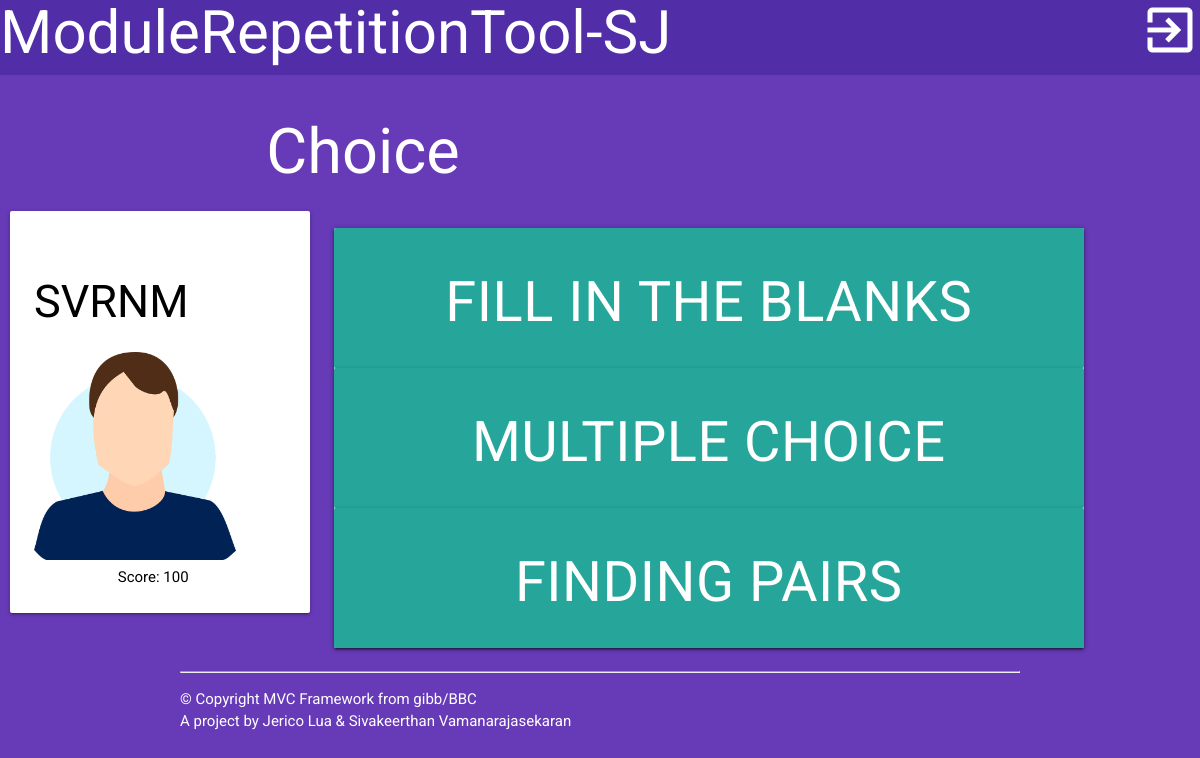
/choice (signed in), run on an earlier commit of the app's database.
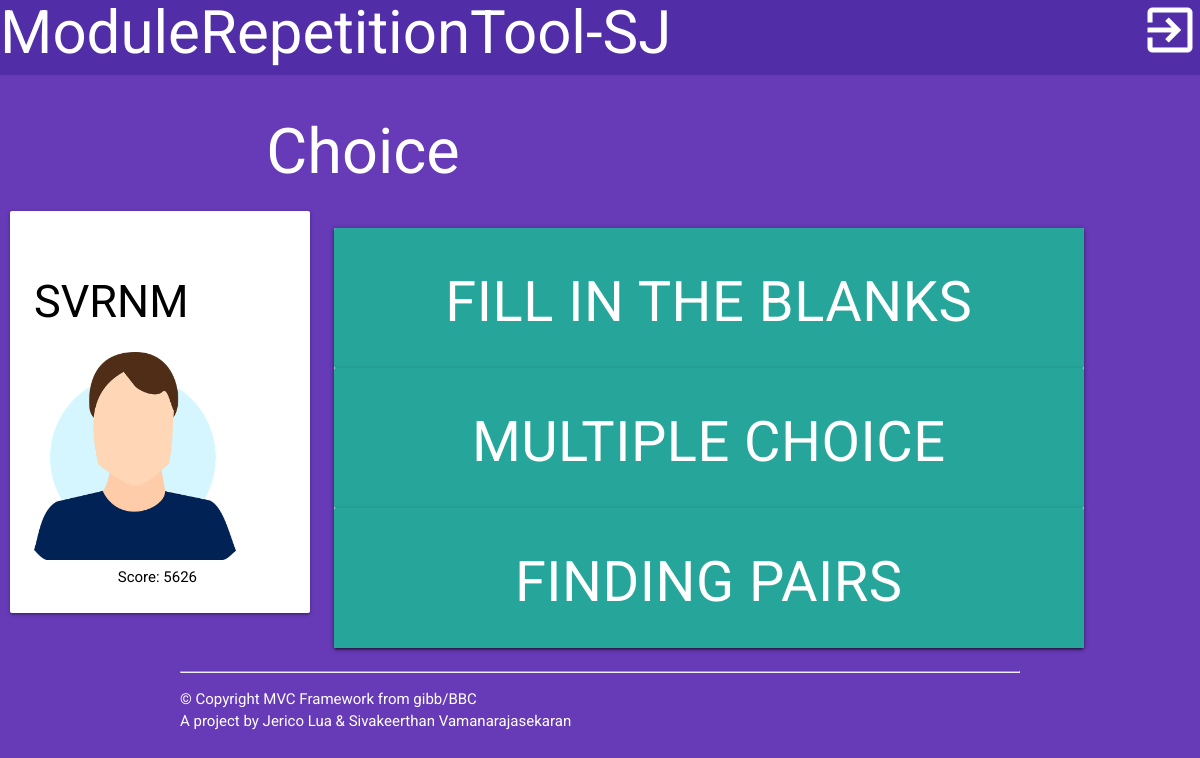
And on a later commit of the database.
### tables this page shows
CREATE TABLE `user` (
  `uid` int(11) NOT NULL,
  `uname` varchar(50) NOT NULL,
  `pw` varchar(100) NOT NULL,
  `score` int(11) DEFAULT NULL,
  `isAdmin` tinyint(1) NOT NULL
);

### lib/View.php (called while the page is built, shortened)
<?php
class View
{
    private $viewfile;
    private $properties = array();
    public function __construct($viewfile)
    {
        $this->viewfile = "./../view/$viewfile.php";
    }
    public function __set($key, $value)
    {
        if (!isset($this->$key)) {
            $this->properties[$key] = $value;
        }
    }
    public function display()
    {
        extract($this->properties);
        require './../view/header.php';
        require $this->viewfile;
        require './../view/footer.php';
    }
}

### controller/ChoiceController.php (called while the page is built, shortened)
<?php
require_once '../repository/UserRepository.php';
class ChoiceController
{
    public function index()
    {
        $view = new View('choice_index');
        $view->title = 'Choice';
        $view->heading = 'Choice';
        $userRepository = new UserRepository();
        if (isset($_SESSION['uid'])) {
            $user = $userRepository->readById($_SESSION['uid']);
            $view->uname = $user->uname;
            $view->points = $user->score;
        }
        $view->display();
    }
}

### lib/Dispatcher.php (called while the page is built, shortened)
<?php
class Dispatcher
{
    public static function dispatch()
    {
        $method = 'index';
        $controller = new $controllerName();
        $controller->$method();
    }
}

### public/index.php (called while the page is built, shortened)
<?php
require_once '../lib/Dispatcher.php';
require_once '../lib/View.php';
$dispatcher = new Dispatcher();
$dispatcher->dispatch();

### config.php (called while the page is built)
<?php
return array(
    'database' => array(
        'host'     => 'localhost',
        'username' => 'root',
        'password' => '',
        'database' => 'mrtsj',
    ),
);
?>

### lib/ConnectionHandler.php (called while the page is built, shortened)
<?php
class ConnectionHandler
{
    private static $connection = null;
    public static function getConnection()
    {
        if (self::$connection === null) {
            $config = require '../config.php';
            $host = $config['database']['host'];
            $username = $config['database']['username'];
            $password = $config['database']['password'];
            $database = $config['database']['database'];
            self::$connection = new MySQLi($host, $username, $password, $database);
            self::$connection->set_charset('utf8');
        }
        return self::$connection;
    }
}

### repository/UserRepository.php (called while the page is built, shortened)
<?php
class UserRepository extends Repository
{
    protected $tableName = 'user';
    public function readById($id)
    {
        $query = "SELECT * FROM $this->tableName WHERE uid=?";
        $statement = ConnectionHandler::getConnection()->prepare($query);
        $statement->bind_param('i', $id);
        $statement->execute();
        $result = $statement->get_result();
        $row = $result->fetch_object();
        return $row;
    }
}

### view/choice_index.php (the view, shortened to what this page needs)
<?php if(!isset($_SESSION)){session_start();} if(isset($_SESSION['uid'])):?>
<span class="black-text">Score: <?=$points?></span>
</div>
    <div id="training-canvas" class="card">
        <a href="choice/FiBl"><div class="btn options"><span>Fill In The Blanks</span></div></a>
        <a href="choice/MuCho"><div class="btn options"><span>Multiple Choice</span></div></a>
        <a href="choice/FiPa"><div class="btn options"><span>Finding Pairs</span></div></a>
    </div>
</div>
<div class="container">
    <?php endif;?>

### view/header.php (shortened to what this page needs)
<!DOCTYPE html>
<html lang="de">
  <head>
    <link type="text/css" rel="stylesheet" href="/materialize/css/materialize.min.css"  media="screen,projection"/>
    <link href="/css/main.css" rel="stylesheet">
  </head>
  <body>
    <div id="header" class="nav-wrapper">
        <h3>ModuleRepetitionTool-SJ</h3>
        <?php if(!isset($_SESSION)){session_start();}  if(isset($_SESSION['uid'])): ?>
            <a href="/logout" class="logout-icon"><i class="material-icons" >exit_to_app</i></a>
        <?php endif; ?>
    </div>
    <div class="container">
    <h1><?= $heading ?></h1>
    <?php if(!isset($_SESSION)){session_start();} if(isset($_SESSION['uid'])):?>
    </div>
    <div class="choice">
        <div id="profile" class="card-panel">
            <h1 ><?=$uname?></h1>
            <img src="/images/placeholders/profile-picture.png" class="profile-picture" alt="profile-picture">
        <?php endif;?>

### view/footer.php (shortened to what this page needs)
        <hr>
        <footer>
          <p>&copy; Copyright MVC Framework from gibb/BBC
          A project by Jerico Lua & Sivakeerthan Vamanarajasekaran</p>
        </footer>
    </div>
  </body>
</html>

### public/css/main.css (style rules this page uses)
html { padding: 0; margin: 0; }
html body { background-color: #673AB7; color: #ffffff; font-family: "Roboto",sans-serif; display: block; margin: 0; padding: 0; height: 100%; width: 100%; }
html body #header { display: block; margin: 0; padding: 0; height: 5em; width: 100%; background-color: #512DA8; }
html body #header h3 { vertical-align: middle; float: left; font-size: 4em; display: inherit; margin: 0; }
html body #header .logout-icon { text-decoration: none; float: right; height: 2em; width: auto; }
html body #header .logout-icon i { font-size: 4em; color: white; }
html body .container h1 { padding-left: 1.37em; }
html body .choice { width: 100%; }
html body .choice #profile { height: 100%; width: 20em; margin-top: 0; margin-left: 10px; margin-right: 10px; display: inline-block; }
html body .choice #profile .profile-picture { width: 80%; margin: 0 auto; text-align: center; height: auto; }
html body .choice #profile h1 { font-size: 3em; color: black; }
html body .choice #training-canvas { position: relative; display: inline-block; height: 100%; width: 50em; margin-left: 10px; padding: 0; margin-top: 14px; }
html body .choice #training-canvas .options { width: 100%; height: 10em; padding: 0; vertical-align: middle; text-align: center; }
html body .choice #training-canvas .options span { position: relative; top: 40%; font-size: 4em; }

What changed in the data, as far as the page shows it:
changed user "SVRNM": score "100" → "5626"
